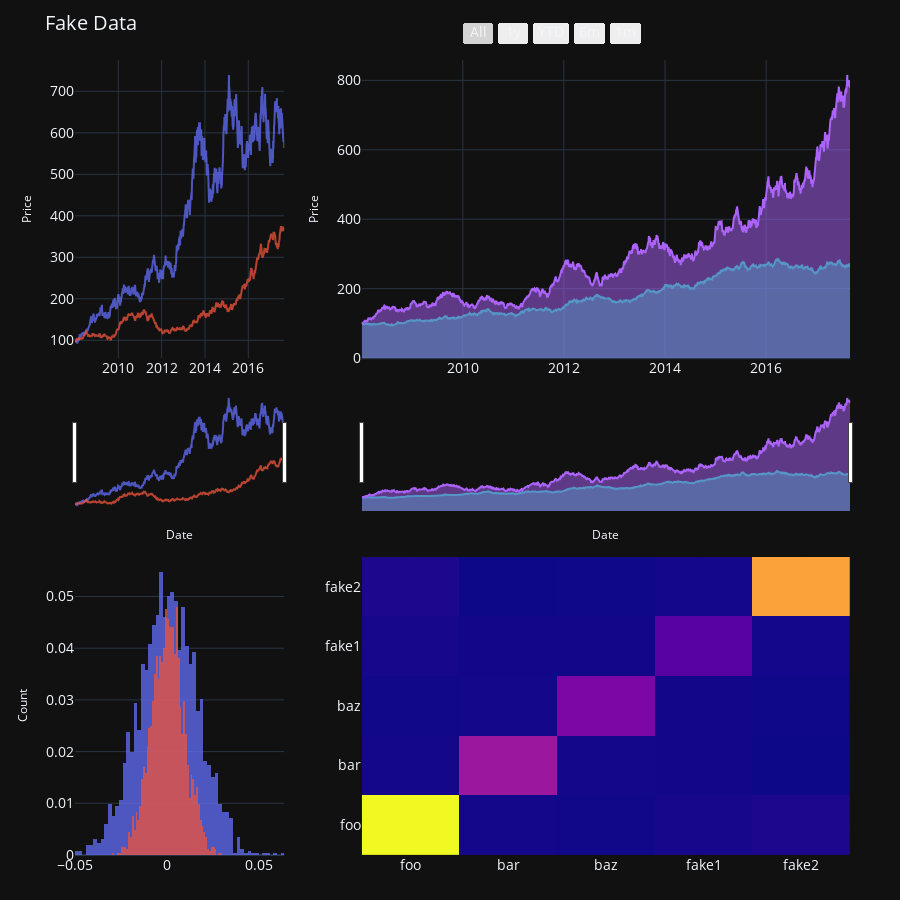

Here is the notebook cell this chart was saved with:
### Code cell
c = Figure(
    rows=2,
    cols=2,
    column_widths=[0.3, 0.7],
    vertical_spacing=0.25,
)
c.add_chart(l, row=1, col=1)
c.add_chart(a, row=1, col=2)
c.add_chart(hist, row=2, col=1)
c.add_chart(h, row=2, col=2)
c.layout(title="Fake Data", height=900)
c.show()

### Figure 1 — Plotly figure (JSON) as saved in the notebook; plotly's stock layout.template omitted (floating-point values rounded to 4 significant figures; data arrays with more than 128 entries replaced by an {"elided": "..."} marker saying what was removed)
{"data": [{"line": {"width": 2}, "marker": {"color": "#636EFA"}, "meta": {"chart_id": "389a9899-7972-41ab-bbbe-5cb7dc564e1f", "y_col": "foo"}, "mode": "lines", "name": "foo", "opacity": 0.75, "showlegend": true, "type": "scatter", "x": {"elided": "2520 str values"}, "xaxis": "x", "y": {"elided": "2520 float values"}, "yaxis": "y"}, {"line": {"width": 2}, "marker": {"color": "#EF553B"}, "meta": {"chart_id": "389a9899-7972-41ab-bbbe-5cb7dc564e1f", "y_col": "bar"}, "mode": "lines", "name": "bar", "opacity": 0.75, "showlegend": true, "type": "scatter", "x": {"elided": "2520 str values"}, "xaxis": "x", "y": {"elided": "2520 float values"}, "yaxis": "y"}, {"fill": "tozeroy", "marker": {"color": "#00CC96"}, "meta": {"chart_id": "ce4febc6-a7fc-43da-bf2f-0aafdd035b3c", "y_col": "fake1"}, "name": "fake1", "opacity": 0.75, "showlegend": true, "type": "scatter", "x": {"elided": "2520 str values"}, "xaxis": "x2", "y": {"elided": "2520 float values"}, "yaxis": "y2"}, {"fill": "tozeroy", "marker": {"color": "#AB63FA"}, "meta": {"chart_id": "ce4febc6-a7fc-43da-bf2f-0aafdd035b3c", "y_col": "fake2"}, "name": "fake2", "opacity": 0.75, "showlegend": true, "type": "scatter", "x": {"elided": "2520 str values"}, "xaxis": "x2", "y": {"elided": "2520 float values"}, "yaxis": "y2"}, {"cumulative": {"enabled": false}, "histnorm": "probability", "marker": {"color": "#636EFA"}, "meta": {"chart_id": "60d6fdd6-10ed-4084-a7ac-ddc5b8631b15", "y_col": "foo"}, "name": "foo", "opacity": 0.75, "showlegend": false, "type": "histogram", "x": {"elided": "2519 float values"}, "xaxis": "x3", "yaxis": "y3"}, {"cumulative": {"enabled": false}, "histnorm": "probability", "marker": {"color": "#EF553B"}, "meta": {"chart_id": "60d6fdd6-10ed-4084-a7ac-ddc5b8631b15", "y_col": "bar"}, "name": "bar", "opacity": 0.75, "showlegend": false, "type": "histogram", "x": {"elided": "2519 float values"}, "xaxis": "x3", "yaxis": "y3"}, {"meta": {"chart_id": "25042b20-1325-447a-81d6-4af94bff5e8d"}, "showlegend": true, "showscale": false, "type": "heatmap", "x": ["foo", "bar", "baz", "fake1", "fake2"], "xaxis": "x4", "y": ["foo", "bar", "baz", "fake1", "fake2"], "yaxis": "y4", "z": [[0.0002528, 2.61e-07, -1.609e-06, 1.363e-06, 3.876e-06], [2.61e-07, 8.149e-05, -1.209e-06, -5.879e-07, -3.49e-06], [-1.609e-06, -1.209e-06, 6.08e-05, -5.575e-07, -2.608e-06], [1.363e-06, -5.879e-07, -5.575e-07, 3.738e-05, 7.338e-07], [3.876e-06, -3.49e-06, -2.608e-06, 7.338e-07, 0.0001983]]}], "layout": {"barmode": "overlay", "font": {"size": 14}, "height": 900, "legend": {"bgcolor": "rgba(0,0,0,0)", "bordercolor": "rgba(0,0,0,0)", "borderwidth": 0, "font": {"size": 12}, "orientation": "v", "traceorder": "normal", "x": 1.02, "xanchor": "left", "y": 1, "yanchor": "top"}, "margin": {"b": 45, "l": 75, "r": 50, "t": 60}, "showlegend": false, "title": {"text": "Fake Data"}, "xaxis": {"anchor": "y", "domain": [0, 0.27], "rangeslider": {"visible": true}, "title": {"font": {"size": 12}, "text": "Date"}}, "xaxis2": {"anchor": "y2", "domain": [0.37, 1], "rangeselector": {"buttons": [{"label": "All", "step": "all"}, {"count": 1, "label": "1y", "step": "year", "stepmode": "backward"}, {"count": 1, "label": "YTD", "step": "year", "stepmode": "todate"}, {"count": 6, "label": "6m", "step": "month", "stepmode": "backward"}, {"count": 1, "label": "1m", "step": "month", "stepmode": "backward"}], "x": 0.5}, "rangeslider": {"visible": true}, "title": {"font": {"size": 12}, "text": "Date"}}, "xaxis3": {"anchor": "y3", "domain": [0, 0.27]}, "xaxis4": {"anchor": "y4", "domain": [0.37, 1]}, "yaxis": {"anchor": "x", "domain": [0.625, 1], "title": {"font": {"size": 12}, "text": "Price"}}, "yaxis2": {"anchor": "x2", "domain": [0.625, 1], "title": {"font": {"size": 12}, "text": "Price"}}, "yaxis3": {"anchor": "x3", "domain": [0, 0.375], "title": {"font": {"size": 12}, "text": "Count"}}, "yaxis4": {"anchor": "x4", "domain": [0, 0.375]}}}
